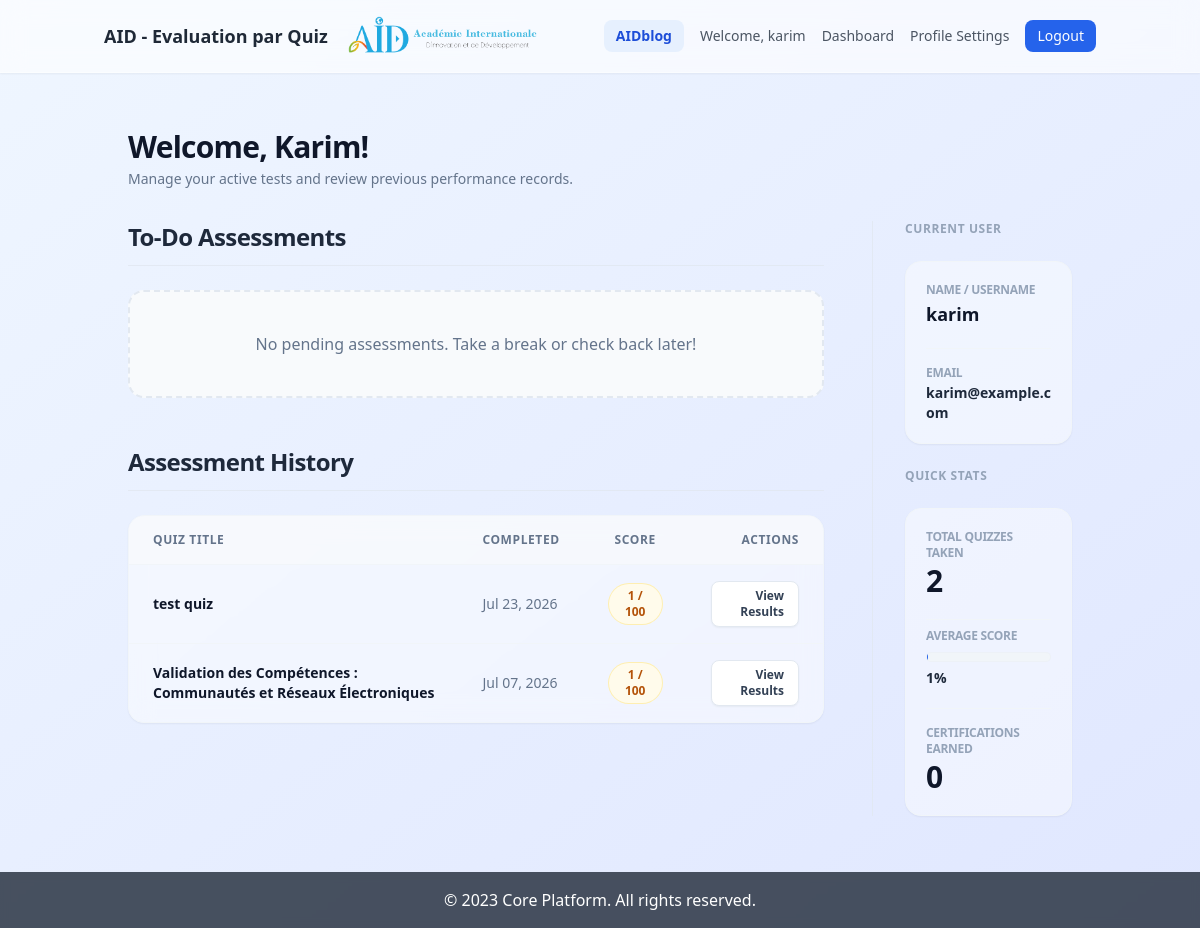
Screenshot of / (signed in) with the database file from the repository.
### quiz_engine/models.py (models this page shows, shortened)
class Assignment(models.Model):
    STATUS_CHOICES = [
        ('pending', 'Pending'),
        ('completed', 'Completed'),
    ]
    quiz = models.ForeignKey(Quiz, on_delete=models.CASCADE, related_name='assignments')
    user = models.ForeignKey(User, on_delete=models.CASCADE, related_name='quiz_assignments')
    status = models.CharField(max_length=10, choices=STATUS_CHOICES, default='pending')
    score = models.IntegerField(default=0)
    assigned_at = models.DateTimeField(auto_now_add=True)
    completed_at = models.DateTimeField(null=True, blank=True)

class Quiz(models.Model):
    theme = models.ForeignKey(QuizTheme, on_delete=models.SET_NULL, null=True, blank=True, related_name='quizzes')
    subject = models.ForeignKey(Subject, on_delete=models.CASCADE, related_name='quizzes')
    title = models.CharField(max_length=200)
    passing_score = models.IntegerField()

### quiz_engine/views.py (the view)
# urls.py: path('', views.user_dashboard, name='user_dashboard'),
@login_required
def user_dashboard(request):
    pending = Assignment.objects.filter(user=request.user, status='pending').select_related('quiz__subject')
    completed_assignments = Assignment.objects.filter(user=request.user, status='completed').select_related('quiz__subject').order_by('-completed_at')
    total_quizzes_taken = completed_assignments.count()
    if total_quizzes_taken > 0:
        total_score_sum = sum(a.score for a in completed_assignments)
        average_score = round(total_score_sum / total_quizzes_taken)
        certifications_earned = sum(1 for a in completed_assignments if a.score >= a.quiz.passing_score)
    else:
        average_score = 0
        certifications_earned = 0
    context = {
        'pending_assignments': pending,
        'completed_assignments': completed_assignments,
        'average_score': average_score,
        'certifications_earned': certifications_earned,
    }
    return render(request, 'dashboard.html', context)

### core_platform/templates/dashboard.html (shortened to what this page needs)
{% extends 'base.html' %}
{% block content %}
<div class="container mx-auto px-6 py-8 max-w-7xl">
    <div class="mb-8">
        <h1 class="text-3xl font-extrabold text-slate-900 tracking-tight">Welcome, {{ user.username|capfirst }}!</h1>
        <p class="text-sm text-slate-500 mt-1">Manage your active tests and review previous performance records.</p>
    </div>
    <div class="grid grid-cols-1 lg:grid-cols-4 gap-8 lg:gap-12 items-start">
        <div class="lg:col-span-3 space-y-12">
            <div>
                <h2 class="text-2xl font-bold text-slate-800 tracking-tight mb-6 border-b border-slate-200/80 pb-3">To-Do Assessments</h2>
                {% if pending_assignments %}
                    <div class="grid grid-cols-1 gap-6">
                        {% for assignment in pending_assignments %}
                        <div class="glass rounded-2xl p-6 border border-white/40 shadow-sm transition-all duration-300 hover:shadow-md hover:border-blue-200 bg-white/60 backdrop-blur-md flex flex-col md:flex-row md:items-center md:justify-between gap-6">
                            <div class="flex-1">
                                <span class="inline-flex items-center px-2.5 py-0.5 rounded-full text-xs font-bold bg-blue-50 text-blue-700 uppercase tracking-wider mb-2">
                                    {{ assignment.quiz.subject.name }}
                                </span>
                                <h3 class="text-xl font-bold text-slate-900 mb-1">{{ assignment.quiz.title }}</h3>
                                <p class="text-slate-600 text-sm max-w-2xl line-clamp-2">
                                    {{ assignment.quiz.description|default:"No description available." }}
                                </p>
                            </div>
                            <div class="w-full md:w-auto shrink-0">
                                <a href="{% url 'take_quiz' assignment.id %}"
                                   class="block text-center bg-blue-600 text-white font-semibold px-6 py-3 rounded-xl hover:bg-blue-700 active:scale-[0.98] transition-all shadow-sm shadow-blue-500/10 text-sm tracking-wide">
                                    Launch Assessment
                                </a>
                            </div>
                        </div>
                        {% endfor %}
                    </div>
                {% else %}
                    <div class="bg-slate-50 rounded-2xl p-10 text-center border-2 border-dashed border-slate-200">
                        <p class="text-slate-500 font-medium">No pending assessments. Take a break or check back later!</p>
                    </div>
                {% endif %}
            </div>
            <div>
                <h2 class="text-2xl font-bold text-slate-800 tracking-tight mb-6 border-b border-slate-200/80 pb-3">Assessment History</h2>
                {% if completed_assignments %}
                    <div class="glass rounded-2xl border border-slate-100 shadow-sm overflow-hidden bg-white/60 backdrop-blur-md">
                        <div class="overflow-x-auto">
                            <table class="w-full text-left border-collapse">
                                <thead>
                                    <tr class="bg-slate-50/70 border-b border-slate-100 text-xs font-bold text-slate-500 uppercase tracking-wider">
                                        <th class="px-6 py-4">Quiz Title</th>
                                        <th class="px-6 py-4">Completed</th>
                                        <th class="px-6 py-4 text-center">Score</th>
                                        <th class="px-6 py-4 text-right">Actions</th>
                                    </tr>
                                </thead>
                                <tbody class="divide-y divide-slate-100 text-sm text-slate-700">
                                    {% for assignment in completed_assignments %}
                                    <tr class="hover:bg-slate-50/40 transition-colors">
                                        <td class="px-6 py-4 font-semibold text-slate-900">{{ assignment.quiz.title }}</td>
                                        <td class="px-6 py-4 text-slate-500">{{ assignment.completed_at|date:"M d, Y" }}</td>
                                        <td class="px-6 py-4 text-center">
                                            {% if assignment.score >= 70 %}
                                                <span class="inline-flex items-center px-3 py-1 bg-emerald-50 text-emerald-700 border border-emerald-200/60 rounded-full text-xs font-bold">{{ assignment.score }} / 100</span>
                                            {% else %}
                                                <span class="inline-flex items-center px-3 py-1 bg-amber-50 text-amber-700 border border-amber-200/60 rounded-full text-xs font-bold">{{ assignment.score }} / 100</span>
                                            {% endif %}
                                        </td>
                                        <td class="px-6 py-4 text-right">
                                            <a href="{% url 'view_results' assignment.id %}"
                                               class="inline-flex items-center px-3.5 py-1.5 bg-white border border-slate-200 hover:border-slate-300 text-slate-700 hover:text-blue-600 rounded-lg text-xs font-bold shadow-sm transition-all">
                                                View Results
                                            </a>
                                        </td>
                                    </tr>
                                    {% endfor %}
                                </tbody>
                            </table>
                        </div>
                    </div>
                {% else %}
                    <div class="bg-slate-50 rounded-2xl p-10 text-center border-2 border-dashed border-slate-200">
                        <p class="text-slate-500 font-medium">No completed assessments yet. Start your first one above!</p>
                    </div>
                {% endif %}
            </div>
        </div>
        <aside class="lg:col-span-1 lg:border-l lg:border-slate-200/80 lg:pl-8 w-full">
            <div class="sticky top-8 space-y-6">
                <div>
                    <h3 class="text-xs font-bold uppercase tracking-wider text-slate-400 mb-4">Current User</h3>
                </div>
                <div class="space-y-5 bg-white/40 rounded-2xl p-5 border border-slate-100 shadow-sm">
                    <div>
                        <p class="text-xs font-semibold text-slate-400 uppercase tracking-tight">Name / Username</p>
                        <p class="text-lg font-bold text-slate-900 mt-0.5">{{ request.user.username }}</p>
                    </div>
                    <div class="pt-4 border-t border-slate-100">
                        <p class="text-xs font-semibold text-slate-400 uppercase tracking-tight">Email</p>
                        <p class="text-sm font-semibold text-slate-800 mt-0.5 break-all">{{ request.user.email }}</p>
                    </div>
                </div>
                <div>
                    <h3 class="text-xs font-bold uppercase tracking-wider text-slate-400 mb-4">Quick Stats</h3>
                </div>
                <div class="space-y-5 bg-white/40 rounded-2xl p-5 border border-slate-100 shadow-sm">
                    <div>
                        <p class="text-xs font-semibold text-slate-400 uppercase tracking-tight">Total Quizzes Taken</p>
                        <p class="text-3xl font-extrabold text-slate-900 mt-0.5">{{ completed_assignments.count }}</p>
                    </div>
                    <div class="pt-2 border-t border-slate-100">
                        <p class="text-xs font-semibold text-slate-400 uppercase tracking-tight mb-2">Average Score</p>
                        <div class="relative w-full h-2.5 bg-slate-100 rounded-full overflow-hidden border border-slate-200/30">
                        </div>
                        <p class="text-sm font-bold text-slate-800 mt-1.5">{{ average_score|default:"0" }}%</p>
                    </div>
                    <div class="pt-4 border-t border-slate-100">
                        <p class="text-xs font-semibold text-slate-400 uppercase tracking-tight">Certifications Earned</p>
                        <p class="text-3xl font-extrabold text-slate-900 mt-0.5">{{ certifications_earned }}</p>
                    </div>
                </div>
            </div>
        </aside>
    </div>
</div>
{% endblock %}

### core_platform/templates/base.html (shortened to what this page needs)
{% load static %}
<!DOCTYPE html>
<html lang="en">
<head>
    <script src="https://cdn.tailwindcss.com"></script>
</head>
<body class="bg-gradient-to-br from-blue-50 to-indigo-100 text-gray-800 min-h-screen flex flex-col">
    <nav class="bg-white/60 backdrop-blur-md shadow-sm border-b border-white/40">
        <div class="container mx-auto px-4 py-4 flex flex-col md:flex-row items-center gap-4 md:justify-between">
            <div class="flex items-center justify-between w-full md:w-auto">
                <div class="text-lg font-bold text-gray-800">AID - Evaluation par Quiz</div>
                <img src="{% static 'logo1.png' %}" alt="Logo" class="h-10 w-auto md:ml-4">
            </div>
            <div class="flex items-center gap-4 text-sm font-medium">
                {% if user.is_authenticated %}
                    <a href="{% url 'aid_blog' %}" class="text-blue-700 font-semibold hover:text-blue-800 bg-blue-100/60 px-3 py-1.5 rounded-lg transition">AIDblog</a>
                    <span class="text-gray-600">Welcome, {{ user.username }}</span>
                    {% if user.is_staff %}
                        <a href="{% url 'aidadminpage' %}" class="text-gray-600 hover:text-blue-600">Admin</a>
                        <a href="{% url 'aidadminpage' %}#profile-settings" onclick="setTimeout(() => { const s = document.querySelector('[data-section=\'profile-settings\']'); if(s) s.click(); }, 100);" class="text-gray-600 hover:text-blue-600">Profile Settings</a>
                    {% else %}
                        <a href="{% url 'dashboard' %}" class="text-gray-600 hover:text-blue-600">Dashboard</a>
                        <a href="{% url 'user_profile' %}" class="text-gray-600 hover:text-blue-600">Profile Settings</a>
                    {% endif %}
                    <a href="{% url 'logout' %}" class="bg-blue-600 text-white px-3 py-1.5 rounded-lg hover:bg-blue-700">Logout</a>
                {% else %}
                    <a href="/login/" class="text-gray-600 hover:text-blue-600">Login</a>
                {% endif %}
            </div>
        </div>
    </nav>
    <main class="container mx-auto px-4 py-6 flex-grow">
        {% block content %}
        {% endblock %}
    </main>
    <footer class="bg-gray-800/80 backdrop-blur-sm text-white text-center py-4 mt-auto">
        <p>&copy; 2023 Core Platform. All rights reserved.</p>
    </footer>
</body>
</html>

### core_platform/templates/base.html (style rules this page uses)
.glass { background: rgba(255, 255, 255, 0.7); backdrop-filter: blur(10px); -webkit-backdrop-filter: blur(10px); border: 1px solid rgba(255, 255, 255, 0.3); }

### core_platform/templates/dashboard.html (style rules this page uses)
.glass { background-color: rgba(255, 255, 255, 0.45); backdrop-filter: blur(12px); -webkit-backdrop-filter: blur(12px); }

### rows the page displays
Assignment: quiz "test quiz", completed_at "Jul 23, 2026", score "1"
Assignment: quiz "Validation des Compétences : Communautés et Réseaux Électroniques", completed_at "Jul 07, 2026", score "1"

### other values shown
{{ user.username }} "karim"
{{ user.username|capfirst }} "Karim"
{{ request.user.username }} "karim"
{{ request.user.email }} "karim@example.com"
{{ completed_assignments.count }} "2"
{{ average_score|default:"0" }} "1"
{{ certifications_earned }} "0"
